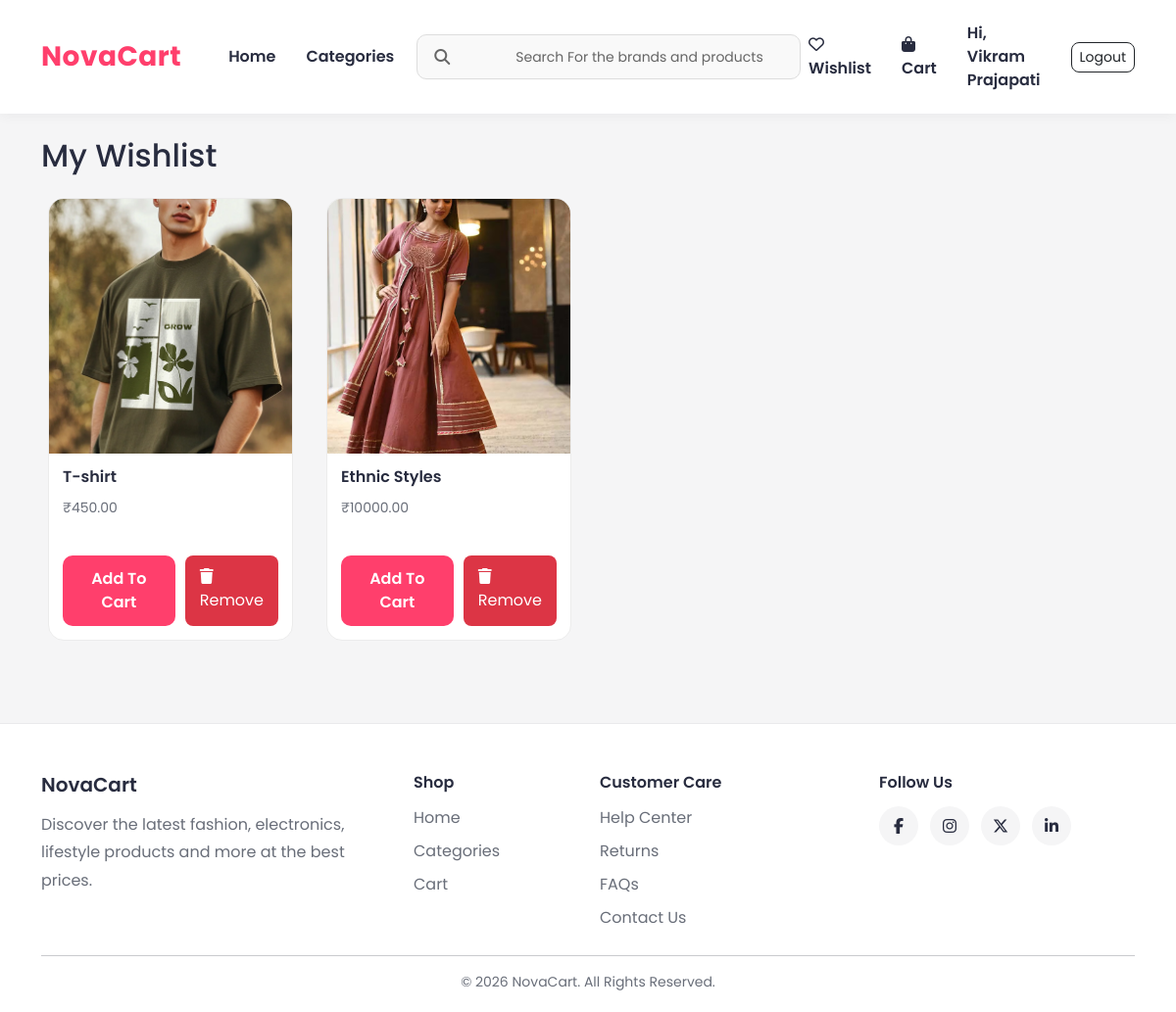
Screenshot of /cart/wishlist/ (signed in) with the database file from the repository.
### order/models.py (models this page shows, shortened)
class Wishlist(models.Model):
    user = models.ForeignKey(
        User,
        on_delete=models.CASCADE
    )
    product = models.ForeignKey(
        Product,
        on_delete=models.CASCADE
    )
    created_at = models.DateTimeField(
        auto_now_add=True
    )
    class Meta:
        unique_together = (
            'user',
            'product'
        )

### store/models.py (models this page shows, shortened)
class Product(models.Model):
    category = models.ForeignKey(
        Categories,
        on_delete=models.CASCADE
    )
    subcategory = models.ForeignKey(
        SubCategory,
        on_delete=models.CASCADE,
        null=True,
        blank=True
    )
    name = models.CharField(max_length=255)
    description = models.TextField()
    price = models.DecimalField(max_digits=10, decimal_places=2)
    image = models.ImageField(upload_to='product_images/')
    stock = models.PositiveIntegerField(default=0)

### order/views.py (the view)
@login_required
def wishlist(request):
    wishlist_items = Wishlist.objects.filter(
        user=request.user
    )
    return render(
        request,
        'wishlist.html',
        {
            'wishlist_items': wishlist_items
        }
    )

### store/context_processors.py (called while the page is built)
def categories_processor(request):
    return {
        'categories': Categories.objects.all()
    }

### templates/wishlist.html
{% extends 'base.html' %}
{% block content %}
<h2 class="mb-4">
    My Wishlist
</h2>
<div class="products-grid">
    {% for item in wishlist_items %}
    <div class="shop-product-card">
        <div class="shop-product-image">
            <img
                src="{{ item.product.image.url }}"
                alt="{{ item.product.name }}"
            >
        </div>
        <div class="shop-product-content">
    <h5>{{ item.product.name }}</h5>
    <p>₹{{ item.product.price }}</p>
    <div class="wishlist-actions">
        <a href="{% url 'add_to_cart' item.product.id %}"
           class="add-cart-btn">
            Add To Cart
        </a>
        <a href="{% url 'remove_from_wishlist' item.product.id %}"
           class="remove-wishlist-btn">
            <i class="fas fa-trash"></i>
            Remove
        </a>
    </div>
</div>
    </div>
    {% empty %}
    <h4>
        Your wishlist is empty.
    </h4>
    {% endfor %}
</div>
{% endblock %}

### templates/base.html (shortened to what this page needs)
{% load static %}
<!DOCTYPE html>
<html lang="en">
<head>
    <link href="https://cdn.jsdelivr.net/npm/bootstrap@5.3.3/dist/css/bootstrap.min.css" rel="stylesheet">
    <link rel="stylesheet"
          href="https://cdnjs.cloudflare.com/ajax/libs/font-awesome/6.5.1/css/all.min.css">
    <link rel="stylesheet" href="{% static 'css/style.css' %}">
</head>
<body>
<nav class="navbar navbar-expand-lg custom-navbar sticky-top">
    <div class="container">
        <a class="navbar-brand logo" href="/">
            NovaCart
        </a>
        <div class="collapse navbar-collapse" id="navbarContent">
            <ul class="navbar-nav ms-4">
                <li class="nav-item">
                    <a class="nav-link" href="/">Home</a>
                </li>
                <li class="nav-item mega-parent">
    <a class="nav-link" href="/categories/">
        Categories
    </a>
</li>
            </ul>
            <form class="search-form mx-auto" method="GET" action="{% url 'search' %}">
                <div class="search-wrapper">
                    <i class="fas fa-search"></i>
                    <input type="text"
                           value="{{ query }}"
                           name="q"
                           placeholder="Search For the brands and products">
                </div>
            </form>
            <ul class="navbar-nav align-items-center">
    <li class="nav-item">
        <a class="nav-link" href="{% url 'wishlist' %}">
            <i class="far fa-heart"></i>
            Wishlist
        </a>
    </li>
    <li class="nav-item">
        <a class="nav-link cart-link" href="/cart/">
            <i class="fas fa-shopping-bag"></i>
            Cart
        </a>
    </li>
                {% if user.is_authenticated %}
<li class="nav-item">
    {% if user.is_staff %}
        <a href="{% url 'dashboard_home' %}"
           class="nav-link">
            Admin Panel
        </a>
    {% else %}
        <a href="{% url 'profile' %}"
           class="nav-link">
            Hi, {{ user.username }}
        </a>
    {% endif %}
</li>
                <li class="nav-item">
                    <a href="{% url 'logout' %}" class="btn btn-outline-dark btn-sm ms-2">
                        Logout
                    </a>
                </li>
                {% endif %}
            </ul>
        </div>
    </div>
</nav>
<div class="container py-4">
    {% block content %}
    {% endblock %}
</div>
<footer class="footer">
    <div class="container">
        <div class="row g-4">
            <div class="col-md-4">
                <h5>NovaCart</h5>
                <p>
                    Discover the latest fashion, electronics,
                    lifestyle products and more at the best prices.
                </p>
            </div>
            <div class="col-md-2">
                <h6>Shop</h6>
                <a href="/">Home</a>
                <a href="/categories/">Categories</a>
                <a href="/cart/">Cart</a>
            </div>
            <div class="col-md-3">
                <h6>Customer Care</h6>
                <a href="#">Help Center</a>
                <a href="#">Returns</a>
                <a href="#">FAQs</a>
                <a href="#">Contact Us</a>
            </div>
            <div class="col-md-3">
                <h6>Follow Us</h6>
                <div class="social-icons">
                    <a href="#"><i class="fab fa-facebook-f"></i></a>
                    <a href="#"><i class="fab fa-instagram"></i></a>
                    <a href="#"><i class="fab fa-x-twitter"></i></a>
                    <a href="#"><i class="fab fa-linkedin-in"></i></a>
                </div>
            </div>
        </div>
        <hr>
        <div class="text-center footer-bottom">
            © 2026 NovaCart. All Rights Reserved.
        </div>
    </div>
</footer>
</body>
</html>

### static/css/style.css (style rules this page uses)
* { margin:0; padding:0; box-sizing:border-box; }
body { font-family:'Poppins',sans-serif; background:#f5f5f6; color:#282c3f; min-height:100vh; }
a { text-decoration:none; }
img { max-width:100%; }
.custom-navbar { background:#ffffff; box-shadow:0 2px 12px rgba(0,0,0,0.05); padding:14px 0; }
.logo { font-size:28px; font-weight:700; color:#ff3f6c !important; letter-spacing:0.5px; }
.navbar-nav .nav-link { color:#282c3f !important; font-weight:600; margin-right:15px; transition:0.3s; }
.mega-parent { position:relative; }
.search-form { width:100%; max-width:500px; }
.search-wrapper { position:relative; width:100%; }
.search-wrapper i { position:absolute; left:18px; top:50%; transform:translateY(-50%); color:#666; z-index:2; }
.search-wrapper input { box-sizing:border-box; width:100%; padding-left: 50px !important; height:46px; border:1px solid #ddd !important; background:#f9f9f9 !important; font-size:14px !important; text-indent:0 !important; padding-inline-start: 50px !important; }
.search-wrapper input::placeholder { color:#666 !important; font-size:14px !important; padding-left:50px !important; text-indent:0 !important; transform: none; padding-right:50px !important; }
.btn-outline-dark { border-radius:8px; }
.cart-link { font-weight:600; }
.cart-link i { margin-right:6px; }
.container { position:relative; }
form input, form select, form textarea { border:1px solid #d4d5d9 !important; border-radius:10px !important; padding:12px !important; width:100%; }
.footer { background:#ffffff; margin-top:60px; border-top:1px solid #eaeaec; padding:50px 0 20px; }
.footer h5, .footer h6 { color:#282c3f; font-weight:600; margin-bottom:15px; }
.footer p { color:#696e79; line-height:1.8; }
.footer a { display:block; color:#696e79; margin-bottom:10px; transition:0.3s; }
.social-icons { display:flex; gap:12px; }
.social-icons a { width:40px; height:40px; border-radius:50%; background:#f5f5f6; display:flex; align-items:center; justify-content:center; color:#282c3f; transition:0.3s; }
.footer-bottom { color:#696e79; font-size:14px; }
.products-grid { justify-content:center; display:grid; grid-template-columns: repeat(auto-fill,minmax(220px,1fr)); gap:20px; }
.shop-product-card { background:#ffffff; border:1px solid #ececec; border-radius:16px; overflow:hidden; transition:0.3s; max-width:250px; margin:auto; }
.shop-product-image { height:260px; overflow:hidden; background:#fafafa; }
.shop-product-image img { width:100%; height:100%; object-fit:cover; transition:0.4s; }
.shop-product-content { padding:14px; }
.shop-product-content h5 { font-size:16px; font-weight:600; color:#282c3f; margin-bottom:10px; }
.shop-product-content p { color:#696e79; font-size:14px; line-height:1.6; min-height:45px; margin-bottom:15px; }
.add-cart-btn { display:block; width:100%; text-align:center; background:#ff3f6c; color:white; padding:12px; border-radius:10px; font-weight:600; transition:0.3s; }
.wishlist-actions { display:flex; gap:10px; margin-top:15px; }
.remove-wishlist-btn { background:#dc3545; color:white; padding:10px 15px; border-radius:8px; transition:.3s; }

### rows the page displays
Wishlist: product.image (picture), product.name "T-shirt", product.price "450.00"
Wishlist: product.image (picture), product.name "Ethnic Styles", product.price "10000.00"

### other values shown
{{ user.username }} "Vikram Prajapati"
